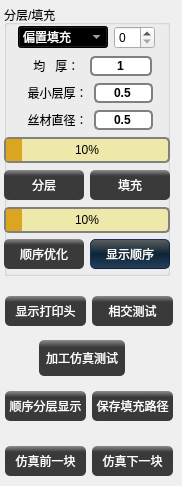
        <widget class="QWidget" name="tab">
         <attribute name="title">
          <string>路径规划</string>
         </attribute>
         <widget class="QGroupBox" name="groupSlice">
          <property name="geometry">
           <rect>
            <x>4</x>
            <y>5</y>
            <width>166</width>
            <height>271</height>
           </rect>
          </property>
          <property name="title">
           <string>分层/填充</string>
          </property>
          <widget class="QWidget" name="layoutWidget">
           <property name="geometry">
            <rect>
             <x>0</x>
             <y>20</y>
             <width>166</width>
             <height>246</height>
            </rect>
           </property>
           <layout class="QVBoxLayout" name="verticalLayout_8">
            <item>
             <layout class="QHBoxLayout" name="horizontalLayout_12" stretch="0,2,1,0">
              <item>
               <spacer name="horizontalSpacer_6">
                <property name="orientation">
                 <enum>Qt::Horizontal</enum>
                </property>
                <property name="sizeHint" stdset="0">
                 <size>
                  <width>40</width>
                  <height>20</height>
                 </size>
                </property>
               </spacer>
              </item>
              <item>
               <widget class="QComboBox" name="FillcomboBox">
                <property name="styleSheet">
                 <string notr="true">background-color: qlineargradient(spread:pad, x1:0.5, y1:0, x2:0.5, y2:0.5, stop:0 rgba(0, 0, 0, 255), stop:1 rgba(93, 93, 93, 255));
color: rgb(255, 255, 255);
selection-background-color: qlineargradient(spread:pad, x1:0.5, y1:0, x2:0.5, y2:0.5, stop:0 rgba(0, 0, 0, 255), stop:1 rgba(93, 93, 93, 255));</string>
                </property>
                <property name="currentText">
                 <string>偏置填充</string>
                </property>
                <item>
                 <property name="text">
                  <string>偏置填充</string>
                 </property>
                </item>
                <item>
                 <property name="text">
                  <string>线性填充</string>
                 </property>
                </item>
                <item>
                 <property name="text">
                  <string>混合填充</string>
                 </property>
                </item>
                <item>
                 <property name="text">
                  <string>螺旋填充</string>
                 </property>
                </item>
                <item>
                 <property name="text">
                  <string>一笔画填充</string>
                 </property>
                </item>
               </widget>
              </item>
              <item>
               <widget class="QSpinBox" name="BoxLayer"/>
              </item>
              <item>
               <spacer name="horizontalSpacer_7">
                <property name="orientation">
                 <enum>Qt::Horizontal</enum>
                </property>
                <property name="sizeHint" stdset="0">
                 <size>
                  <width>40</width>
                  <height>20</height>
                 </size>
                </property>
               </spacer>
              </item>
             </layout>
            </item>
            <item>
             <layout class="QHBoxLayout" name="horizontalLayout_3" stretch="3,10,10,3">
              <item>
               <spacer name="horizontalSpacer_31">
                <property name="orientation">
                 <enum>Qt::Horizontal</enum>
                </property>
                <property name="sizeHint" stdset="0">
                 <size>
                  <width>40</width>
                  <height>20</height>
                 </size>
                </property>
               </spacer>
              </item>
              <item>
               <widget class="QLabel" name="label_4">
                <property name="text">
                 <string>  均   厚：</string>
                </property>
                <property name="alignment">
                 <set>Qt::AlignCenter</set>
                </property>
               </widget>
              </item>
              <item>
               <widget class="QLineEdit" name="m_equlineEdit">
                <property name="styleSheet">
                 <string notr="true">border: 2px solid grey;
border-radius: 5px;
 font-weight: bold;  </string>
                </property>
                <property name="text">
                 <string>1</string>
                </property>
                <property name="alignment">
                 <set>Qt::AlignCenter</set>
                </property>
               </widget>
              </item>
              <item>
               <spacer name="horizontalSpacer_32">
                <property name="orientation">
                 <enum>Qt::Horizontal</enum>
                </property>
                <property name="sizeHint" stdset="0">
                 <size>
                  <width>40</width>
                  <height>20</height>
                 </size>
                </property>
               </spacer>
              </item>
             </layout>
            </item>
            <item>
             <layout class="QHBoxLayout" name="horizontalLayout_21" stretch="3,10,10,3">
              <item>
               <spacer name="horizontalSpacer_37">
                <property name="orientation">
                 <enum>Qt::Horizontal</enum>
                </property>
                <property name="sizeHint" stdset="0">
                 <size>
                  <width>40</width>
                  <height>20</height>
                 </size>
                </property>
               </spacer>
              </item>
              <item>
               <widget class="QLabel" name="label">
                <property name="text">
                 <string>  最小层厚：</string>
                </property>
               </widget>
              </item>
              <item>
               <widget class="QLineEdit" name="m_minlineEdit">
                <property name="styleSheet">
                 <string notr="true">border: 2px solid grey;
border-radius: 5px;
 font-weight: bold;  </string>
                </property>
                <property name="text">
                 <string>0.5</string>
                </property>
                <property name="alignment">
                 <set>Qt::AlignCenter</set>
                </property>
               </widget>
              </item>
              <item>
               <spacer name="horizontalSpacer_38">
                <property name="orientation">
                 <enum>Qt::Horizontal</enum>
                </property>
                <property name="sizeHint" stdset="0">
                 <size>
                  <width>40</width>
                  <height>20</height>
                 </size>
                </property>
               </spacer>
              </item>
             </layout>
            </item>
            <item>
             <layout class="QHBoxLayout" name="horizontalLayout_22" stretch="3,10,10,3">
              <item>
               <spacer name="horizontalSpacer_33">
                <property name="orientation">
                 <enum>Qt::Horizontal</enum>
                </property>
                <property name="sizeHint" stdset="0">
                 <size>
                  <width>40</width>
                  <height>20</height>
                 </size>
                </property>
               </spacer>
              </item>
              <item>
               <widget class="QLabel" name="label_3">
                <property name="text">
                 <string>  丝材直径：</string>
                </property>
               </widget>
              </item>
              <item>
               <widget class="QLineEdit" name="m_Wdiamt">
                <property name="styleSheet">
                 <string notr="true">border: 2px solid grey;
border-radius: 5px;
 font-weight: bold;  </string>
                </property>
                <property name="text">
                 <string>0.5</string>
                </property>
                <property name="alignment">
                 <set>Qt::AlignCenter</set>
                </property>
               </widget>
              </item>
              <item>
               <spacer name="horizontalSpacer_36">
                <property name="orientation">
                 <enum>Qt::Horizontal</enum>
                </property>
                <property name="sizeHint" stdset="0">
                 <size>
                  <width>40</width>
                  <height>20</height>
                 </size>
                </property>
               </spacer>
              </item>
             </layout>
            </item>
            <item>
             <widget class="QProgressBar" name="SliceRoadbar">
              <property name="layoutDirection">
               <enum>Qt::LeftToRight</enum>
              </property>
              <property name="styleSheet">
               <string notr="true">QProgressBar {
    background-color:palegoldenrod;
  	border: 2px solid grey;
    border-radius: 5px;
}

QProgressBar::chunk {
	background-color: goldenrod;
}</string>
              </property>
              <property name="value">
               <number>10</number>
              </property>
              <property name="alignment">
               <set>Qt::AlignCenter</set>
              </property>
             </widget>
            </item>
            <item>
             <layout class="QHBoxLayout" name="horizontalLayout_20" stretch="1,3,0,3,1">
              <item>
               <spacer name="horizontalSpacer_34">
                <property name="orientation">
                 <enum>Qt::Horizontal</enum>
                </property>
                <property name="sizeHint" stdset="0">
                 <size>
                  <width>40</width>
                  <height>20</height>
                 </size>
                </property>
               </spacer>
              </item>
              <item>
               <widget class="QPushButton" name="ButtonSlice">
                <property name="minimumSize">
                 <size>
                  <width>80</width>
                  <height>30</height>
                 </size>
                </property>
                <property name="styleSheet">
                 <string notr="true">QPushButton{ background: qlineargradient(spread:pad, x1:1, y1:0.2, x2:1, y2:0, stop:0.00568182 rgba(58, 58, 58, 255), stop:1 rgba(140, 140, 140, 255));
color: white; 
border-radius: 5px;  
 }

QPushButton:hover{ 
border: 1px groove red;
border-style:solid;
} 

QPushButton:checked,QPushButton:pressed{;
background-color: qlineargradient(spread:pad, x1:1, y1:0.2, x2:1, y2:0, stop:0 rgba(236, 85, 10, 255), stop:1 rgba(71, 71, 71, 255));
border: 1px groove black;
 border-style: inset}</string>
                </property>
                <property name="text">
                 <string>分层</string>
                </property>
               </widget>
              </item>
              <item>
               <spacer name="horizontalSpacer_14">
                <property name="orientation">
                 <enum>Qt::Horizontal</enum>
                </property>
                <property name="sizeHint" stdset="0">
                 <size>
                  <width>40</width>
                  <height>20</height>
                 </size>
                </property>
               </spacer>
              </item>
              <item>
               <widget class="QPushButton" name="ButtonFill">
                <property name="minimumSize">
                 <size>
                  <width>80</width>
                  <height>30</height>
                 </size>
                </property>
                <property name="styleSheet">
                 <string notr="true">QPushButton{ background: qlineargradient(spread:pad, x1:1, y1:0.2, x2:1, y2:0, stop:0.00568182 rgba(58, 58, 58, 255), stop:1 rgba(140, 140, 140, 255));
color: white; 
border-radius: 5px;  
 }

QPushButton:hover{ 
border: 1px groove red;
border-style:solid;
} 

QPushButton:checked,QPushButton:pressed{;
background-color: qlineargradient(spread:pad, x1:1, y1:0.2, x2:1, y2:0, stop:0 rgba(236, 85, 10, 255), stop:1 rgba(71, 71, 71, 255));
border: 1px groove black;
 border-style: inset}</string>
                </property>
                <property name="text">
                 <string>填充</string>
                </property>
               </widget>
              </item>
              <item>
               <spacer name="horizontalSpacer_35">
                <property name="orientation">
                 <enum>Qt::Horizontal</enum>
                </property>
                <property name="sizeHint" stdset="0">
                 <size>
                  <width>40</width>
                  <height>20</height>
                 </size>
                </property>
               </spacer>
              </item>
             </layout>
            </item>
            <item>
             <layout class="QVBoxLayout" name="verticalLayout_17">
              <item>
               <widget class="QProgressBar" name="OptiSeQProgressBar">
                <property name="layoutDirection">
                 <enum>Qt::LeftToRight</enum>
                </property>
                <property name="styleSheet">
                 <string notr="true">QProgressBar {
    background-color:palegoldenrod;
  	border: 2px solid grey;
    border-radius: 5px;
}

QProgressBar::chunk {
	background-color: goldenrod;
}</string>
                </property>
                <property name="value">
                 <number>10</number>
                </property>
                <property name="alignment">
                 <set>Qt::AlignCenter</set>
                </property>
               </widget>
              </item>
              <item>
               <layout class="QHBoxLayout" name="horizontalLayout_14">
                <item>
                 <widget class="QPushButton" name="BlockSQ">
                  <property name="minimumSize">
                   <size>
                    <width>80</width>
                    <height>30</height>
                   </size>
                  </property>
                  <property name="styleSheet">
                   <string notr="true">QPushButton{ background: qlineargradient(spread:pad, x1:1, y1:0.2, x2:1, y2:0, stop:0.00568182 rgba(58, 58, 58, 255), stop:1 rgba(140, 140, 140, 255));
color: white; 
border-radius: 5px;  
 }

QPushButton:hover{ 
border: 1px groove red;
border-style:solid;
} 

QPushButton:checked,QPushButton:pressed{;
background-color: qlineargradient(spread:pad, x1:1, y1:0.2, x2:1, y2:0, stop:0 rgba(236, 85, 10, 255), stop:1 rgba(71, 71, 71, 255));
border: 1px groove black;
 border-style: inset}</string>
                  </property>
                  <property name="text">
                   <string>顺序优化</string>
                  </property>
                 </widget>
                </item>
                <item>
                 <widget class="QPushButton" name="m_ShowSEQ">
                  <property name="minimumSize">
                   <size>
                    <width>70</width>
                    <height>30</height>
                   </size>
                  </property>
                  <property name="styleSheet">
                   <string notr="true">QPushButton{ background: qlineargradient(x1: 0, y1: 0, x2: 0, y2: 1,stop: 0 #5B5F5F, stop: 0.5 #0C2436, stop: 1.0 #27405A);  
color: white;
border-style: outset;  
border-width: 1px;  
border-radius: 5px;  
border-color: #11223F;  
padding: 1px;  }
QPushButton:hover{background: qlineargradient(x1: 0, y1: 0, x2: 0, y2: 1,stop: 0 #758385, stop: 0.5 #122C39, stop: 1.0 #0E7788);  border-color: #11505C; } 
QPushButton:pressed{background: qlineargradient(x1: 0, y1: 0, x2: 0, y2: 1,  stop: 0 #969B9C, stop: 0.5 #16354B, stop: 1.0 #244F76);  border-color: #11505C;  }</string>
                  </property>
                  <property name="text">
                   <string>显示顺序</string>
                  </property>
                 </widget>
                </item>
               </layout>
              </item>
             </layout>
            </item>
           </layout>
          </widget>
         </widget>
         <widget class="QWidget" name="layoutWidget">
          <property name="geometry">
           <rect>
            <x>5</x>
            <y>295</y>
            <width>168</width>
            <height>32</height>
           </rect>
          </property>
          <layout class="QHBoxLayout" name="horizontalLayout_16">
           <item>
            <widget class="QPushButton" name="HeadBox">
             <property name="minimumSize">
              <size>
               <width>80</width>
               <height>30</height>
              </size>
             </property>
             <property name="styleSheet">
              <string notr="true">QPushButton{ background: qlineargradient(spread:pad, x1:1, y1:0.2, x2:1, y2:0, stop:0.00568182 rgba(58, 58, 58, 255), stop:1 rgba(140, 140, 140, 255));
color: white; 
border-radius: 5px;  
 }

QPushButton:hover{ 
border: 1px groove red;
border-style:solid;
} 

QPushButton:checked,QPushButton:pressed{;
background-color: qlineargradient(spread:pad, x1:1, y1:0.2, x2:1, y2:0, stop:0 rgba(236, 85, 10, 255), stop:1 rgba(71, 71, 71, 255));
border: 1px groove black;
 border-style: inset}</string>
             </property>
             <property name="text">
              <string>显示打印头</string>
             </property>
            </widget>
           </item>
           <item>
            <widget class="QPushButton" name="HeadBoxCeshi">
             <property name="minimumSize">
              <size>
               <width>80</width>
               <height>30</height>
              </size>
             </property>
             <property name="styleSheet">
              <string notr="true">QPushButton{ background: qlineargradient(spread:pad, x1:1, y1:0.2, x2:1, y2:0, stop:0.00568182 rgba(58, 58, 58, 255), stop:1 rgba(140, 140, 140, 255));
color: white; 
border-radius: 5px;  
 }

QPushButton:hover{ 
border: 1px groove red;
border-style:solid;
} 

QPushButton:checked,QPushButton:pressed{;
background-color: qlineargradient(spread:pad, x1:1, y1:0.2, x2:1, y2:0, stop:0 rgba(236, 85, 10, 255), stop:1 rgba(71, 71, 71, 255));
border: 1px groove black;
 border-style: inset}</string>
             </property>
             <property name="text">
              <string>相交测试</string>
             </property>
            </widget>
           </item>
          </layout>
         </widget>
         <widget class="QWidget" name="layoutWidget">
          <property name="geometry">
           <rect>
            <x>5</x>
            <y>390</y>
            <width>168</width>
            <height>32</height>
           </rect>
          </property>
          <layout class="QHBoxLayout" name="horizontalLayout_17">
           <item>
            <widget class="QPushButton" name="SliceFillshow">
             <property name="minimumSize">
              <size>
               <width>80</width>
               <height>30</height>
              </size>
             </property>
             <property name="styleSheet">
              <string notr="true">QPushButton{ background: qlineargradient(spread:pad, x1:1, y1:0.2, x2:1, y2:0, stop:0.00568182 rgba(58, 58, 58, 255), stop:1 rgba(140, 140, 140, 255));
color: white; 
border-radius: 5px;  
 }

QPushButton:hover{ 
border: 1px groove red;
border-style:solid;
} 

QPushButton:checked,QPushButton:pressed{;
background-color: qlineargradient(spread:pad, x1:1, y1:0.2, x2:1, y2:0, stop:0 rgba(236, 85, 10, 255), stop:1 rgba(71, 71, 71, 255));
border: 1px groove black;
 border-style: inset}</string>
             </property>
             <property name="text">
              <string>顺序分层显示</string>
             </property>
            </widget>
           </item>
           <item>
            <widget class="QPushButton" name="SaveFillResult">
             <property name="minimumSize">
              <size>
               <width>80</width>
               <height>30</height>
              </size>
             </property>
             <property name="styleSheet">
              <string notr="true">QPushButton{ background: qlineargradient(spread:pad, x1:1, y1:0.2, x2:1, y2:0, stop:0.00568182 rgba(58, 58, 58, 255), stop:1 rgba(140, 140, 140, 255));
color: white; 
border-radius: 5px;  
 }

QPushButton:hover{ 
border: 1px groove red;
border-style:solid;
} 

QPushButton:checked,QPushButton:pressed{;
background-color: qlineargradient(spread:pad, x1:1, y1:0.2, x2:1, y2:0, stop:0 rgba(236, 85, 10, 255), stop:1 rgba(71, 71, 71, 255));
border: 1px groove black;
 border-style: inset}</string>
             </property>
             <property name="text">
              <string>保存填充路径</string>
             </property>
            </widget>
           </item>
          </layout>
         </widget>
         <widget class="QPushButton" name="SimulateBlcok">
          <property name="geometry">
           <rect>
            <x>39</x>
            <y>340</y>
            <width>86</width>
            <height>36</height>
           </rect>
          </property>
          <property name="minimumSize">
           <size>
            <width>80</width>
            <height>30</height>
           </size>
          </property>
          <property name="styleSheet">
           <string notr="true">QPushButton{ background: qlineargradient(spread:pad, x1:1, y1:0.2, x2:1, y2:0, stop:0.00568182 rgba(58, 58, 58, 255), stop:1 rgba(140, 140, 140, 255));
color: white; 
border-radius: 5px;  
 }

QPushButton:hover{ 
border: 1px groove red;
border-style:solid;
} 

QPushButton:checked,QPushButton:pressed{;
background-color: qlineargradient(spread:pad, x1:1, y1:0.2, x2:1, y2:0, stop:0 rgba(236, 85, 10, 255), stop:1 rgba(71, 71, 71, 255));
border: 1px groove black;
 border-style: inset}</string>
          </property>
          <property name="text">
           <string>加工仿真测试</string>
          </property>
         </widget>
         <widget class="QWidget" name="layoutWidget">
          <property name="geometry">
           <rect>
            <x>5</x>
            <y>445</y>
            <width>168</width>
            <height>32</height>
           </rect>
          </property>
          <layout class="QHBoxLayout" name="horizontalLayout_31">
           <item>
            <widget class="QPushButton" name="SimLastBlcok">
             <property name="minimumSize">
              <size>
               <width>80</width>
               <height>30</height>
              </size>
             </property>
             <property name="styleSheet">
              <string notr="true">QPushButton{ background: qlineargradient(spread:pad, x1:1, y1:0.2, x2:1, y2:0, stop:0.00568182 rgba(58, 58, 58, 255), stop:1 rgba(140, 140, 140, 255));
color: white; 
border-radius: 5px;  
 }

QPushButton:hover{ 
border: 1px groove red;
border-style:solid;
} 

QPushButton:checked,QPushButton:pressed{;
background-color: qlineargradient(spread:pad, x1:1, y1:0.2, x2:1, y2:0, stop:0 rgba(236, 85, 10, 255), stop:1 rgba(71, 71, 71, 255));
border: 1px groove black;
 border-style: inset}</string>
             </property>
             <property name="text">
              <string>仿真前一块</string>
             </property>
            </widget>
           </item>
           <item>
            <widget class="QPushButton" name="SimNextBlcok">
             <property name="minimumSize">
              <size>
               <width>80</width>
               <height>30</height>
              </size>
             </property>
             <property name="styleSheet">
              <string notr="true">QPushButton{ background: qlineargradient(spread:pad, x1:1, y1:0.2, x2:1, y2:0, stop:0.00568182 rgba(58, 58, 58, 255), stop:1 rgba(140, 140, 140, 255));
color: white; 
border-radius: 5px;  
 }

QPushButton:hover{ 
border: 1px groove red;
border-style:solid;
} 

QPushButton:checked,QPushButton:pressed{;
background-color: qlineargradient(spread:pad, x1:1, y1:0.2, x2:1, y2:0, stop:0 rgba(236, 85, 10, 255), stop:1 rgba(71, 71, 71, 255));
border: 1px groove black;
 border-style: inset}</string>
             </property>
             <property name="text">
              <string>仿真下一块</string>
             </property>
            </widget>
           </item>
          </layout>
         </widget>
        </widget>
